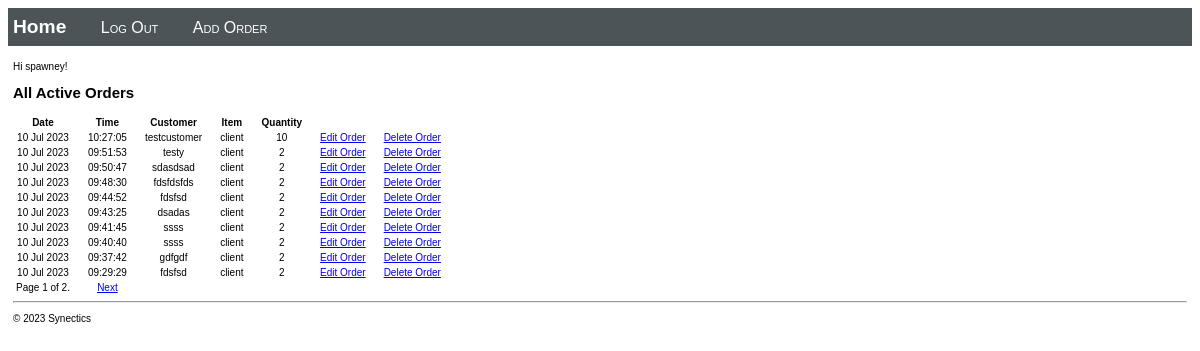
The app's page / (signed in) with its own data.
### customerdatabase/models.py (models this page shows, shortened)
class CustomerOrderEntry(models.Model):
    customerName = models.CharField("Customer Name", max_length=200)
    entryDate = models.DateTimeField("date added")
    customerOrder = models.ForeignKey(CustomerOrderDetails, on_delete=models.CASCADE)

class CustomerOrderDetails(models.Model):
    orderItem = models.CharField("Item", max_length=6, choices=ORDER_CHOICES, default='client')
    quantity = models.PositiveIntegerField("Quantity")

### customerdatabase/views.py (the view)
class HomeListView(ListView):
    model = CustomerOrderEntry
    paginate_by = 10
    def get_context_data(self, **kwargs):
        context = super(HomeListView, self).get_context_data(**kwargs)
        return context

### customerdatabase/templates/customerdatabase/home.html (shortened to what this page needs)
{% extends "customerdatabase/layout.html" %}
{% block content %}
{% if user.is_authenticated %}
    {% if user.is_staff %}
    <p>Hi {{ user.username }}!</p>
        <h2>All Active Orders</h2>
        {% if message_list %}
            <table class="message_list">
                <thead>
                <tr>
                    <th>Date</th>
                    <th>Time</th>
                    <th>Customer</th>
                    <th>Item</th>
                    <th>Quantity</th>
                </tr>
                </thead>
                <tbody>
                {% for message in message_list %}
                    <tr>
                        <td>{{ message.entryDate | date:'d M Y' }}</td>
                        <td>{{ message.entryDate | time:'H:i:s' }}</td>
                        <td>
                            {{ message.customerName }}
                        </td>
                        <td>{{ message.customerOrder.orderItem }}</td>
                        <td>{{ message.customerOrder.quantity }}</td>
                        <td><a href="{% url 'update' message.id %}" class="save btn btn-default">Edit Order</a></td>
                        {% if user.is_superuser%}
                        <td><a href="{% url 'delete' message.id %}" class="save btn btn-default">Delete Order</a></td>
                        {% endif %}
                    </tr>
                {% endfor %}
                <tr class="pagination">
                    <td class="">
                        <span>Page {{ page_obj.number }} of {{ page_obj.paginator.num_pages }}.</span>
                    </td>
                    {% if page_obj.has_next %}
                        <td>
                            <span><a href="?page={{ page_obj.next_page_number }}">Next</a></span>
                        </td>
                    {% endif %}
                    </tr>
                </tbody>
            </table>
        {% else %}
            <p>No orders have been logged. Use the <a href="{% url 'order' %}">Order form</a>.</p>
        {% endif %}
    {% else %}
    <p>You are not staff. Please Log In as staff to continue.</p>
    {% endif %}
{% else %}
<p>You are not logged in. Please Log In to continue.</p>
<a class="nav-link" href="{% url 'login' %}"> Log In </a>
{% endif %}
{% endblock %}

### customer_database_project/static/customerdatabase/site.css (style rules this page uses)
.message_list th,td { text-align: center; padding-right: 15px; }

### records on screen
CustomerOrderEntry: entryDate "10 Jul 2023", entryDate "10:27:05", customerName "testcustomer", customerOrder.orderItem "client", customerOrder.quantity "10"
CustomerOrderEntry: entryDate "10 Jul 2023", entryDate "09:51:53", customerName "testy", customerOrder.orderItem "client", customerOrder.quantity "2"
CustomerOrderEntry: entryDate "10 Jul 2023", entryDate "09:50:47", customerName "sdasdsad", customerOrder.orderItem "client", customerOrder.quantity "2"
CustomerOrderEntry: entryDate "10 Jul 2023", entryDate "09:48:30", customerName "fdsfdsfds", customerOrder.orderItem "client", customerOrder.quantity "2"
CustomerOrderEntry: entryDate "10 Jul 2023", entryDate "09:44:52", customerName "fdsfsd", customerOrder.orderItem "client", customerOrder.quantity "2"
CustomerOrderEntry: entryDate "10 Jul 2023", entryDate "09:43:25", customerName "dsadas", customerOrder.orderItem "client", customerOrder.quantity "2"
CustomerOrderEntry: entryDate "10 Jul 2023", entryDate "09:41:45", customerName "ssss", customerOrder.orderItem "client", customerOrder.quantity "2"
CustomerOrderEntry: entryDate "10 Jul 2023", entryDate "09:40:40", customerName "ssss", customerOrder.orderItem "client", customerOrder.quantity "2"
CustomerOrderEntry: entryDate "10 Jul 2023", entryDate "09:37:42", customerName "gdfgdf", customerOrder.orderItem "client", customerOrder.quantity "2"
CustomerOrderEntry: entryDate "10 Jul 2023", entryDate "09:29:29", customerName "fdsfsd", customerOrder.orderItem "client", customerOrder.quantity "2"

### other values on screen
{{ user.username }} "spawney"
{{ page_obj.number }} "1"
{{ page_obj.paginator.num_pages }} "2"
